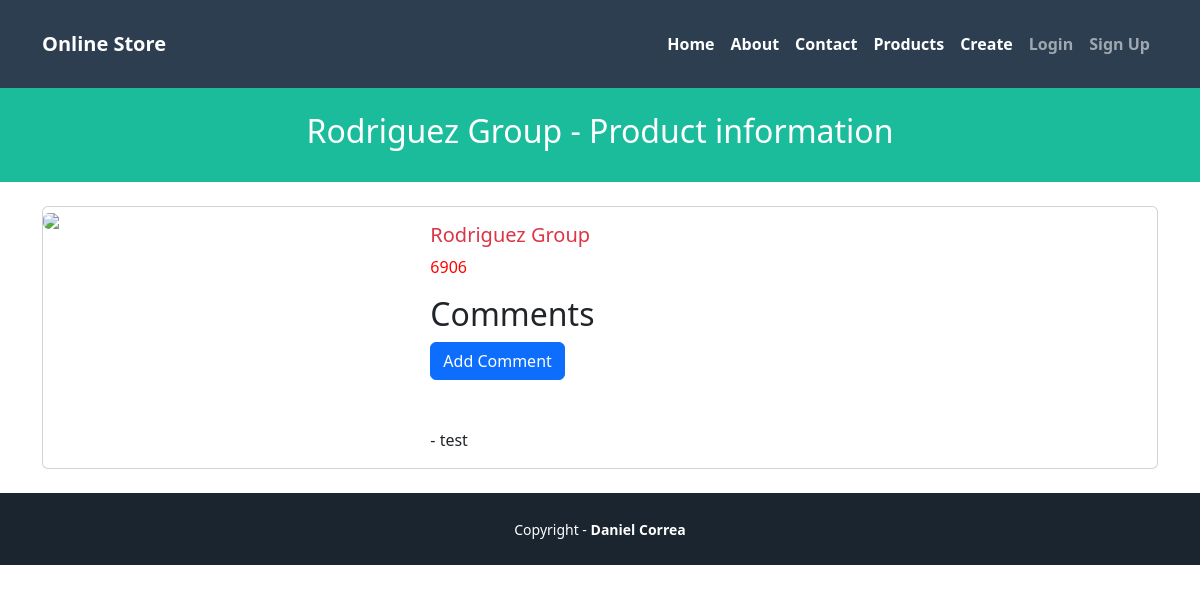
/products/1, run on the app's committed database.
### pages/models.py (models this page shows)
class Product(models.Model):
  name = models.CharField(max_length=255)
  price = models.IntegerField()
  created_at = models.DateTimeField(auto_now_add=True)
  updated_at = models.DateTimeField(auto_now=True)

class Comment(models.Model):
  product = models.ForeignKey(Product, on_delete=models.CASCADE)
  description = models.TextField()

### pages/views.py (the view)
# urls.py: path('products/<str:id>', ProductShowView.as_view(), name='show'),
class ProductShowView(View):
  template_name = 'products/show.html'
  def get(self, request, id):
    try:
        product_id = int(id)
        if product_id < 1:
            raise ValueError("Product id must be 1 or greater")
        product = get_object_or_404(Product, pk=product_id)
    except (ValueError, IndexError):
        return HttpResponseRedirect(reverse('home'))
    viewData = {}
    product = get_object_or_404(Product, pk=product_id)
    viewData["title"] = product.name + " - Online Store"
    viewData["subtitle"] =  product.name + " - Product information"
    viewData["product"] = product
    return render(request, self.template_name, viewData)

### pages/templates/products/show.html (shortened to what this page needs)
{% extends 'pages/base.html' %}
{% block header_title %} {{subtitle}} {% endblock %}
{% block content %}
<div class="card mb-3">
  <div class="row g-0">
    <div class="col-md-4">
      <img src="https://static.djangoproject.com/img/logos/django-logo-positive.svg" class="img-fluid rounded-start">
    </div>
    <div class="col-md-8">
      <div class="card-body">
        <h5 class="card-title{% if product.price > 100 %} text-danger{% endif %}">
           {{product.name}}
        </h5>
        {% if product.price > 2000 %}
            <p class="card-text" style="color: red;">{{product.price}}</p>
        {% else %}
            <p class="card-text">{{product.price}}</p>
        {% endif %}
        <h2>Comments</h2>
        <form action="{% url 'add_comment' product.id %}" method="POST">
          <button type="submit" class="btn btn-primary mb-5">Add Comment</button>
        </form>
        {% for comment in product.comment_set.all %}
        - {{ comment.description }}<br />
        {% endfor %}
      </div>
    </div>
  </div>
</div>
{% endblock %}

### data on the page
Product: name "Rodriguez Group", price "6906"
Comment: description "test"

### other printed values
{{ subtitle }} "Rodriguez Group - Product information"
